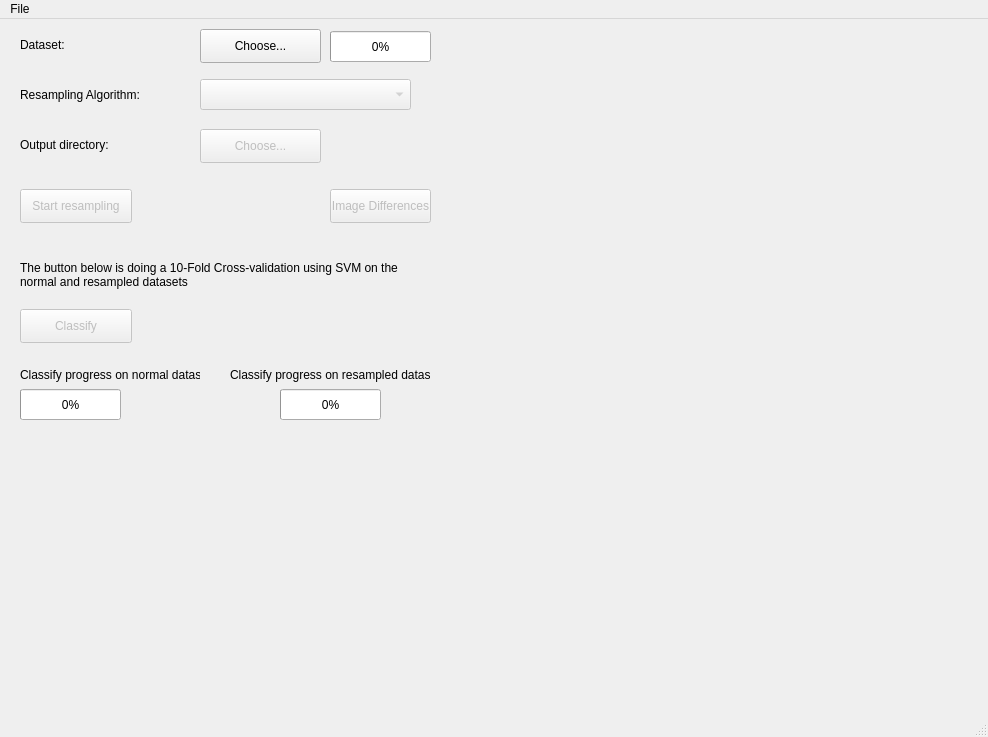
<?xml version="1.0" encoding="UTF-8"?>
<ui version="4.0">
 <class>MainWindow</class>
 <widget class="QMainWindow" name="MainWindow">
  <property name="geometry">
   <rect>
    <x>0</x>
    <y>0</y>
    <width>988</width>
    <height>737</height>
   </rect>
  </property>
  <property name="windowTitle">
   <string>MainWindow</string>
  </property>
  <widget class="QWidget" name="centralwidget">
   <widget class="QLabel" name="label">
    <property name="geometry">
     <rect>
      <x>20</x>
      <y>60</y>
      <width>169</width>
      <height>31</height>
     </rect>
    </property>
    <property name="maximumSize">
     <size>
      <width>169</width>
      <height>91</height>
     </size>
    </property>
    <property name="text">
     <string>Resampling Algorithm:</string>
    </property>
   </widget>
   <widget class="QLabel" name="label_2">
    <property name="geometry">
     <rect>
      <x>20</x>
      <y>10</y>
      <width>169</width>
      <height>31</height>
     </rect>
    </property>
    <property name="maximumSize">
     <size>
      <width>169</width>
      <height>91</height>
     </size>
    </property>
    <property name="toolTip">
     <string>Only csv datasets are acceptable!</string>
    </property>
    <property name="text">
     <string>Dataset:</string>
    </property>
   </widget>
   <widget class="QLabel" name="outputDirLabel">
    <property name="geometry">
     <rect>
      <x>20</x>
      <y>110</y>
      <width>169</width>
      <height>31</height>
     </rect>
    </property>
    <property name="maximumSize">
     <size>
      <width>169</width>
      <height>91</height>
     </size>
    </property>
    <property name="text">
     <string>Output directory:</string>
    </property>
   </widget>
   <widget class="QComboBox" name="resamplingAlgorithms">
    <property name="enabled">
     <bool>false</bool>
    </property>
    <property name="geometry">
     <rect>
      <x>200</x>
      <y>60</y>
      <width>211</width>
      <height>31</height>
     </rect>
    </property>
   </widget>
   <widget class="QPushButton" name="datasetButton">
    <property name="geometry">
     <rect>
      <x>200</x>
      <y>10</y>
      <width>121</width>
      <height>34</height>
     </rect>
    </property>
    <property name="text">
     <string>Choose...</string>
    </property>
   </widget>
   <widget class="QPushButton" name="outputDirectoryButton">
    <property name="enabled">
     <bool>false</bool>
    </property>
    <property name="geometry">
     <rect>
      <x>200</x>
      <y>110</y>
      <width>121</width>
      <height>34</height>
     </rect>
    </property>
    <property name="text">
     <string>Choose...</string>
    </property>
   </widget>
   <widget class="QLabel" name="datasetStatisticsLabel">
    <property name="geometry">
     <rect>
      <x>710</x>
      <y>10</y>
      <width>191</width>
      <height>51</height>
     </rect>
    </property>
    <property name="text">
     <string/>
    </property>
    <property name="wordWrap">
     <bool>true</bool>
    </property>
   </widget>
   <widget class="QLabel" name="outputDirectoryPickedLabel">
    <property name="geometry">
     <rect>
      <x>440</x>
      <y>110</y>
      <width>261</width>
      <height>51</height>
     </rect>
    </property>
    <property name="text">
     <string/>
    </property>
    <property name="wordWrap">
     <bool>true</bool>
    </property>
   </widget>
   <widget class="QPushButton" name="startButton">
    <property name="enabled">
     <bool>false</bool>
    </property>
    <property name="geometry">
     <rect>
      <x>20</x>
      <y>170</y>
      <width>112</width>
      <height>34</height>
     </rect>
    </property>
    <property name="text">
     <string>Start resampling</string>
    </property>
   </widget>
   <widget class="QProgressBar" name="datasetProgressBar">
    <property name="geometry">
     <rect>
      <x>330</x>
      <y>12</y>
      <width>101</width>
      <height>31</height>
     </rect>
    </property>
    <property name="maximum">
     <number>336</number>
    </property>
    <property name="value">
     <number>0</number>
    </property>
   </widget>
   <widget class="QLabel" name="resamplingStatusLabel">
    <property name="geometry">
     <rect>
      <x>150</x>
      <y>170</y>
      <width>169</width>
      <height>31</height>
     </rect>
    </property>
    <property name="maximumSize">
     <size>
      <width>169</width>
      <height>91</height>
     </size>
    </property>
    <property name="toolTip">
     <string>Only csv datasets are acceptable!</string>
    </property>
    <property name="text">
     <string/>
    </property>
   </widget>
   <widget class="QLabel" name="datasetPickedLabel">
    <property name="geometry">
     <rect>
      <x>440</x>
      <y>10</y>
      <width>261</width>
      <height>41</height>
     </rect>
    </property>
    <property name="text">
     <string/>
    </property>
    <property name="wordWrap">
     <bool>true</bool>
    </property>
   </widget>
   <widget class="QLabel" name="resampledDatasetStatistics">
    <property name="geometry">
     <rect>
      <x>710</x>
      <y>160</y>
      <width>191</width>
      <height>51</height>
     </rect>
    </property>
    <property name="text">
     <string/>
    </property>
    <property name="wordWrap">
     <bool>true</bool>
    </property>
   </widget>
   <widget class="QPushButton" name="imgDiffsButton">
    <property name="enabled">
     <bool>false</bool>
    </property>
    <property name="geometry">
     <rect>
      <x>330</x>
      <y>170</y>
      <width>101</width>
      <height>34</height>
     </rect>
    </property>
    <property name="text">
     <string>Image Differences</string>
    </property>
   </widget>
   <widget class="QPushButton" name="classifyButton">
    <property name="enabled">
     <bool>false</bool>
    </property>
    <property name="geometry">
     <rect>
      <x>20</x>
      <y>290</y>
      <width>112</width>
      <height>34</height>
     </rect>
    </property>
    <property name="text">
     <string>Classify</string>
    </property>
   </widget>
   <widget class="QLabel" name="classifyLabel">
    <property name="geometry">
     <rect>
      <x>20</x>
      <y>230</y>
      <width>400</width>
      <height>51</height>
     </rect>
    </property>
    <property name="maximumSize">
     <size>
      <width>400</width>
      <height>91</height>
     </size>
    </property>
    <property name="toolTip">
     <string>Only csv datasets are acceptable!</string>
    </property>
    <property name="text">
     <string>The button below is doing a 10-Fold Cross-validation using SVM on the normal and resampled datasets</string>
    </property>
    <property name="wordWrap">
     <bool>true</bool>
    </property>
   </widget>
   <widget class="QLabel" name="classifyingStatusLabel">
    <property name="geometry">
     <rect>
      <x>150</x>
      <y>290</y>
      <width>169</width>
      <height>31</height>
     </rect>
    </property>
    <property name="maximumSize">
     <size>
      <width>169</width>
      <height>91</height>
     </size>
    </property>
    <property name="toolTip">
     <string>Only csv datasets are acceptable!</string>
    </property>
    <property name="text">
     <string/>
    </property>
   </widget>
   <widget class="QProgressBar" name="normalClassifyProgressBar">
    <property name="enabled">
     <bool>true</bool>
    </property>
    <property name="geometry">
     <rect>
      <x>20</x>
      <y>370</y>
      <width>101</width>
      <height>31</height>
     </rect>
    </property>
    <property name="maximum">
     <number>10</number>
    </property>
    <property name="value">
     <number>0</number>
    </property>
   </widget>
   <widget class="QProgressBar" name="resampleClassifyProgressBar">
    <property name="enabled">
     <bool>true</bool>
    </property>
    <property name="geometry">
     <rect>
      <x>280</x>
      <y>370</y>
      <width>101</width>
      <height>31</height>
     </rect>
    </property>
    <property name="maximum">
     <number>10</number>
    </property>
    <property name="value">
     <number>0</number>
    </property>
   </widget>
   <widget class="QLabel" name="classifyLabelNormalDataset">
    <property name="geometry">
     <rect>
      <x>20</x>
      <y>340</y>
      <width>180</width>
      <height>31</height>
     </rect>
    </property>
    <property name="maximumSize">
     <size>
      <width>180</width>
      <height>91</height>
     </size>
    </property>
    <property name="toolTip">
     <string>Only csv datasets are acceptable!</string>
    </property>
    <property name="text">
     <string>Classify progress on normal dataset:</string>
    </property>
   </widget>
   <widget class="QLabel" name="classifyLabelResampledDataset">
    <property name="geometry">
     <rect>
      <x>230</x>
      <y>340</y>
      <width>200</width>
      <height>31</height>
     </rect>
    </property>
    <property name="maximumSize">
     <size>
      <width>200</width>
      <height>91</height>
     </size>
    </property>
    <property name="toolTip">
     <string>Only csv datasets are acceptable!</string>
    </property>
    <property name="text">
     <string>Classify progress on resampled dataset:</string>
    </property>
   </widget>
  </widget>
  <widget class="QMenuBar" name="menubar">
   <property name="geometry">
    <rect>
     <x>0</x>
     <y>0</y>
     <width>988</width>
     <height>21</height>
    </rect>
   </property>
   <widget class="QMenu" name="menuAsd">
    <property name="title">
     <string>File</string>
    </property>
    <addaction name="separator"/>
    <addaction name="separator"/>
    <addaction name="actionQqq"/>
   </widget>
   <addaction name="menuAsd"/>
  </widget>
  <widget class="QStatusBar" name="statusbar"/>
  <action name="actionQqq">
   <property name="text">
    <string>Test</string>
   </property>
  </action>
 </widget>
 <resources/>
 <connections/>
</ui>
